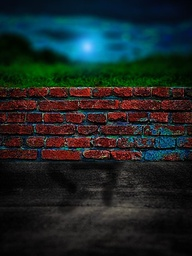
#> input picture Week1/image.jpg, 192 x 256 px, shrunk from 736 x 981 before the run
$ python main.py
#> lines starting #> are read from the running program, lines starting #| are printed output that depends on the picture
import skimage.color
from skimage import io
import numpy as np
import matplotlib.pyplot as plt
import matplotlib.image as mpimg
import matplotlib.colors as cl

image = plt.imread("image.jpg")
#> image is the input picture: shape (256, 192, 3); mean R, G, B 27.7, 38.1, 38.3

imageArray = np.array(image)

def toHSV(arrayToSet):
    return cl.rgb_to_hsv(arrayToSet)

def changeColor(array, color, colorRangeLower, colorRangeUpper):
    for y in range(array.shape[0]):
        for x in range(array.shape[1]):
            for i in range(array.shape[2]):
                if array[y, x, i] < color[i] - colorRangeLower or array[y, x, i] > color[i] + colorRangeUpper:
                    array[y, x] = [(int(array[y, x][0]) + int(array[y, x][0]) + int(array[y, x][0])) / 3, (int(array[y, x][0]) + int(array[y, x][0]) + int(array[y, x][0])) / 3, (int(array[y, x][0]) + int(array[y, x][0]) + int(array[y, x][0])) / 3]
                    break
    return array

brick = (220,55,45)
grass = (9,95,8)
colors = []

def getHUE(array, colors):
    tmpColors = []
    for y in range(array.shape[0]):
        for x in range(array.shape[1]):
            colors.append(array[y, x, 0]*360)
    return colors


plt.figure(1)
plt.plot(imgplot = plt.imshow(changeColor(imageArray.copy(), brick, 170, 25)))
#> after the loop in changeColor, `for y in range(array.shape[0]):`:
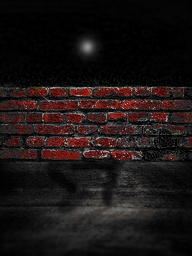
#> array: shape (256, 192, 3); mean of channels 0, 1, 2 27.7, 21, 20.5; drawn as R, G, B
plt.figure(2)
plt.plot(imgplot = plt.imshow(changeColor(imageArray.copy(), grass, 80, 25)))
#> call 2 of changeColor, with color = (9, 95, 8), colorRangeLower = 80, colorRangeUpper = 25
#> after the loop in changeColor (call 2), `for y in range(array.shape[0]):`:
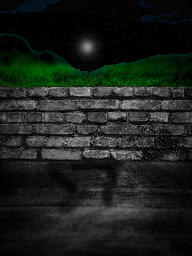
#> array: shape (256, 192, 3); mean of channels 0, 1, 2 27.7, 32.5, 28.2; drawn as R, G, B
plt.figure(3)
plt.hist((getHUE(toHSV(imageArray.copy()),colors)))
#> in toHSV, `return cl.rgb_to_hsv(arrayToSet)`:
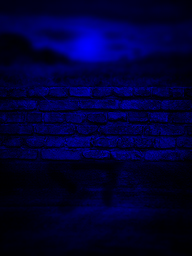
#> returned value: shape (256, 192, 3) float32; mean of channels 0, 1, 2 0.3, 0.5, 52.3; drawn as R, G, B
#> in getHUE, `tmpColors = []`: tmpColors = []
#> after the loop in getHUE, `for y in range(array.shape[0]):`: colors = 49152 items
plt.figure(4)
plt.hist(getHUE(toHSV(changeColor(imageArray.copy(), brick, 170, 25)),colors))
#> in toHSV (call 2), `return cl.rgb_to_hsv(arrayToSet)`:
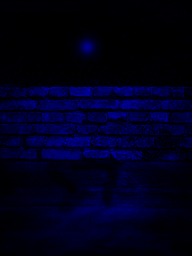
#> returned value: shape (256, 192, 3) float32; mean of channels 0, 1, 2 0, 0.1, 27.8; drawn as R, G, B
plt.show()
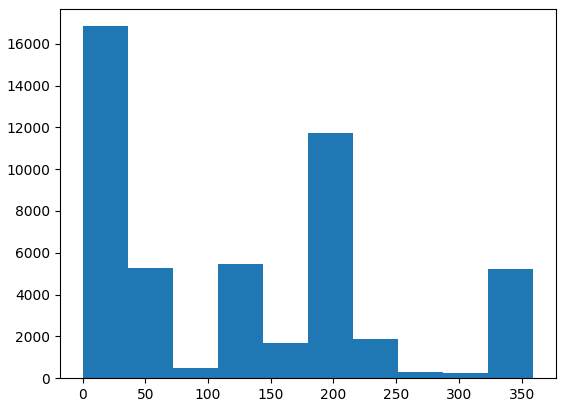
#> figure drawn by matplotlib, 1 panel; tallest bar 16839 high, from x = 0 to 35.94
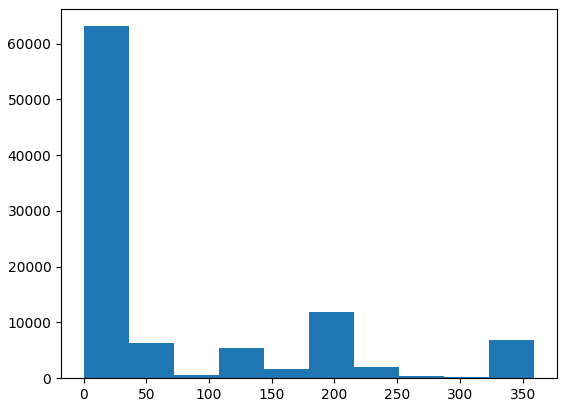
#> figure drawn by matplotlib, 1 panel; tallest bar 63112 high, from x = 0 to 35.94
